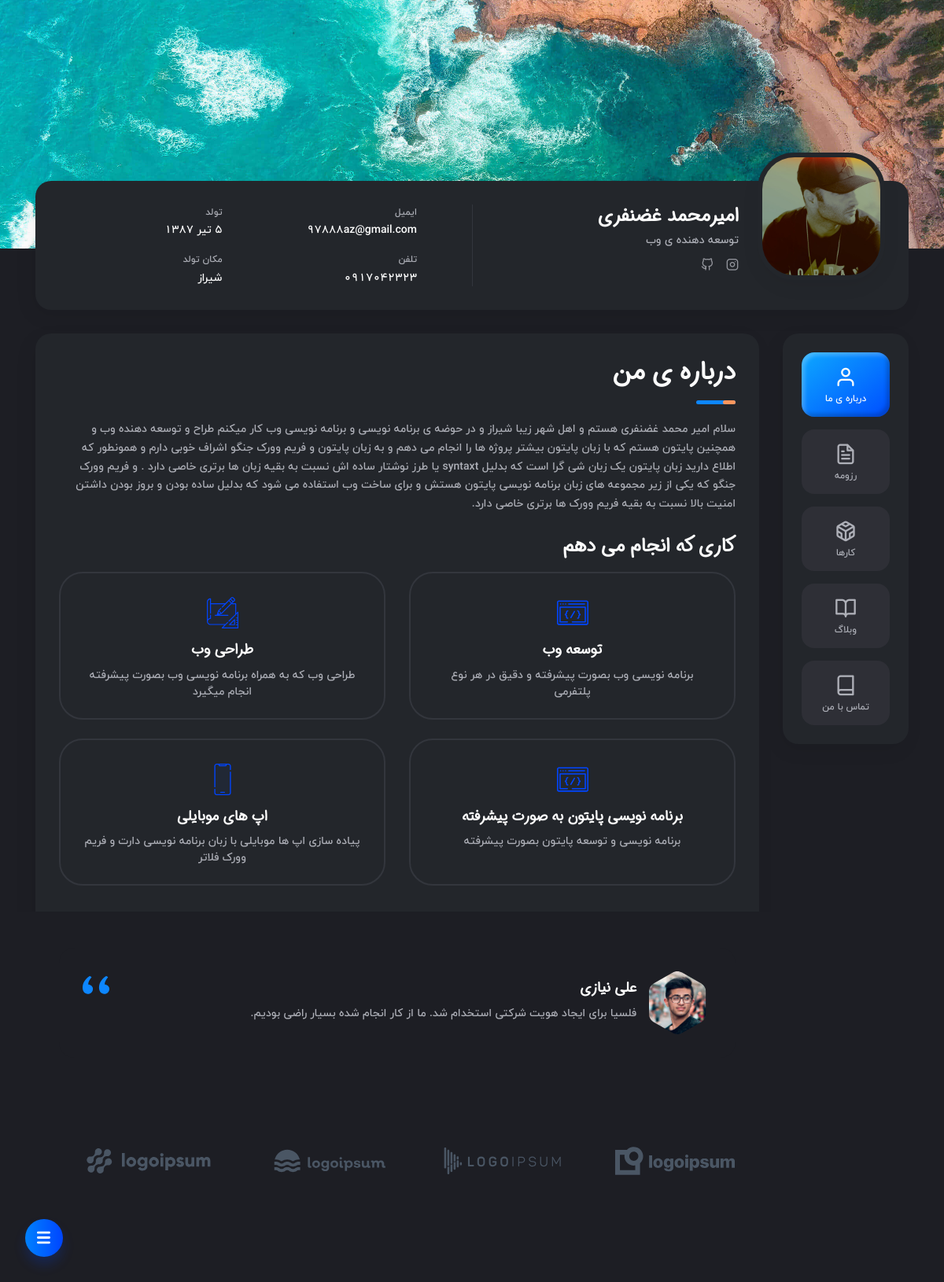
The page / on the database its author committed.
### account/models.py (models this page shows, shortened)
class User(AbstractBaseUser):
    email = models.EmailField(
        verbose_name='ادرس ایمیل',
        max_length=255,
    )
    phone = models.CharField(max_length=13 , verbose_name='شماره تلفن' , null=True , blank=True)
    earea_activity = models.CharField(max_length=150 , verbose_name='حوضه فعالیت' , null=True , blank=True)
    username = models.CharField(max_length=150  , verbose_name='نام کاربری' , unique=True)
    fullname = models.CharField(max_length=50 , verbose_name='نام کامل' , null=True , blank=True)
    image = models.ImageField(upload_to='user/user_image')
    date_of_birth = models.CharField(max_length=100 , null=True , blank=True , verbose_name='تاریخ تولد')
    birth_place = models.CharField(max_length=100 , verbose_name='محل تولد' , null=True , blank=True)
    instagram = models.CharField(max_length=500 , null=True , blank=True , verbose_name='ادرس اینستا')
    github = models.CharField(max_length=500 , null=True , blank=True  , verbose_name='ادرس گیت هاب')
    is_active = models.BooleanField(default=True)
    is_admin = models.BooleanField(default=False)
    objects = UserManager()
    USERNAME_FIELD = 'username'
    REQUIRED_FIELDS = []
    class Meta:
        verbose_name = 'کاربر'
        verbose_name_plural ='تنضیمات قسمت کاربر '

### home_app/models.py (models this page shows, shortened)
class About(models.Model):
    about_content = models.TextField()
    class Meta:
        verbose_name = 'درباره ی من'
        verbose_name_plural ='تنضیمات قسمت درباره ی من'

class Activity(models.Model):
    image = models.FileField(upload_to='about/actitvity_image')
    title = models.CharField(max_length=100 , null=True , blank=True)
    content = models.TextField(null=True , blank=True)
    class Meta:
        verbose_name = 'فعالیت ها'
        verbose_name_plural ='تنضیمات قسمت فعالیت های من'

### home_app/views.py (the view)
# urls.py: path('' , views.TestView.as_view() , name="main")
class TestView(TemplateView):
    template_name = "home_app/index.html"
    def get_context_data(self ,*args , **kwargs):
        context = super().get_context_data(*args , **kwargs)
        context['about'] = About.objects.all()
        context['activity'] = Activity.objects.all()
        context['user'] = User.objects.all()
        return context

### home_app/templates/home_app/index.html (shortened to what this page needs)
{% extends "base.html"%}
{% load static %}
{% block content %}
<div class="col-12 col-md-12 col-lg-10">
<div class="box box-content">
    <div class="pb-0 pb-sm-2">
        <h1 class="title title--h1 first-title title__separate">درباره ی من</h1>
        {% for content in about %}
        <p>{{content.about_content}}</p>
        {% endfor %}
    </div>
    <div class="mt-1">
        <h2 class="title title--h3">کاری که انجام می دهم</h2>
        <div class="row">
            {% for item in activity %}
            <div class="col-12 col-lg-6">
                <div class="case-item">
                    <img class="case-item__icon" src="{{item.image.url}}" alt="" />
                    <div>
                        <h3 class="title title--h4">{{item.title}}</h3>
                        <p class="case-item__caption">{{item.content}}</p>
                    </div>
                </div>
            </div>
            {% endfor %}
        </div>
    </div>
    <div class="mt-2">
        <h2 class="title title--h3">نظرات</h2>
        <div class="swiper-container js-carousel-review">
            <div class="swiper-wrapper">
                <div class="swiper-slide review-item">
                    <svg class="avatar avatar--80" viewBox="0 0 84 84">
                        <g class="avatar__hexagon">
                            <image xlink:href="{% static "img/avatar-2.jpg" %}" height="100%" width="100%" />
                        </g>
                    </svg>
                    <div class="review-item__textbox">
                        <h4 class="title title--h5">علی نیازی</h4>
                        <p class="review-item__caption">فلسیا برای ایجاد هویت شرکتی استخدام شد. ما از کار انجام شده بسیار راضی بودیم.</p>
                    </div>
                </div>
            </div>
            <div class="swiper-pagination"></div>
        </div>
    </div>
    <div class="mt-4">
        <h2 class="title title--h3">مشتری ها</h2>
        <div class="swiper-container js-carousel-clients">
            <div class="swiper-wrapper">
                <div class="swiper-slide">
                    <a href="#"><img src="{% static "img/logo-1.svg" %}" alt="Logo" /></a>
                </div>
                <div class="swiper-slide">
                    <a href="#"><img src="{% static "img/logo-2.svg" %}" alt="Logo" /></a>
                </div>
                <div class="swiper-slide">
                    <a href="#"><img src="{% static "img/logo-3.svg" %}" alt="Logo" /></a>
                </div>
                <div class="swiper-slide">
                    <a href="#"><img src="{% static "img/logo-4.svg" %}" alt="Logo" /></a>
                </div>
            </div>
            <div class="swiper-pagination"></div>
        </div>
    </div>
</div>
{% endblock %}

### templates/base.html (shortened to what this page needs)
{% load static %}
<!DOCTYPE html>
<html lang="fa">
<head>
	<link rel="stylesheet" type="text/css" href="{% static "styles/style-rtl-demo.css" %}"/>
	<link rel="stylesheet" type="text/css" href="{% static "styles/style-dark.css" %}"/>
	<link rel="stylesheet" type="text/css" href="{% static "styles/style-rtl.css" %}"/>
	<link rel="stylesheet" type="text/css" href="{% static "styles/scrool.css" %}"/>
    <link rel="stylesheet" type="text/css" href="{% static "demo/style-demo.css" %}"/>
</head>
<body>
    <main class="main">
		<div class="header-image">
		    <div class="js-parallax" style="background-image: url('{% static "img/image_header.jpg" %}');"></div>
		</div>
	    <div class="container gutter-top">
		    {% for data in user %}
			<header class="header box">
			    <div class="header__left">
				    <div class="header__photo">
					    <img class="header__photo-img" src="{{data.image.url}}" alt="Ronald Robertson">
					</div>
					<div class="header__base-info">
					    <h4 class="title titl--h4">{{data.fullname}}</h4>
						<div class="status">{{data.earea_activity}}</div>
						<ul class="header__social">
							<li><a href="{{data.instagram}}"><i class="font-icon icon-instagram1"></i></a></li>
							<li><a href="{{data.github}}"><i class="font-icon icon-github1"></i></a></li>
						</ul>
					</div>
				</div>
				<div class="header__right">
				    <ul class="header__contact">
					    <li><span class="overhead">ایمیل</span>{{data.email}}</li>
						<li><span class="overhead">تلفن</span>{{data.phone}}</li>
					</ul>
					<ul class="header__contact">
					    <li><span class="overhead">تولد</span>{{data.date_of_birth}}</li>
						<li><span class="overhead">مکان تولد</span>{{data.birth_place}}</li>
					</ul>
				</div>
			</header>
		    {% endfor %}
			<div class="row sticky-parent">
                <aside class="col-12 col-md-12 col-lg-2">
				    <div class="sidebar box sticky-column">
	                    <ul class="nav">
                            <li class="nav__item"><a class="{% if request.resolver_match.url_name == 'main'%}active{% endif %}" href="{% url 'home:main' %}"><i class="icon-user"></i>درباره ی ما</a></li>
							<li class="nav__item"><a class="{% if request.resolver_match.url_name == 'resume'%}active{% endif %}" href="{% url 'resume:resume' %}"><i class="icon-file-text"></i>رزومه</a></li>
                            <li class="nav__item"><a class="{% if request.resolver_match.url_name == 'main_work'%}active{% endif %}" href="{% url 'work:main_work' %}"><i class="icon-codesandbox"></i> کارها</a></li>
                            <li class="nav__item"><a href="blog.html"><i class="icon-book-open"></i>وبلاگ</a></li>
                            <li class="nav__item"><a href="contact.html"><i class="icon-book"></i>تماس با من</a></li>
                        </ul>
					</div>
		        </aside>
{% block content %}
{% endblock %}
<footer class="footer">© 2023 Amirmohammad ghazanfari</footer>
</div>
</div>
</div>
</main>
<div class="btnSlideNav slideOpen"></div>
</body>
</html>

### assets/styles/style-dark.css (style rules this page uses)
body { background: #1D1E24; color: #AEB0B8; }
h1, h2, h3, h4, h5, h6 { color: #FCFCFC; }
.title__separate::before { background-color: #0D86FF; }
.overhead { color: #AEB0B8; }
.header__left::before { background-color: #33363D; }
.header__photo { background-color: #23262B; border-color: #23262B; }
.header__social a { color: #93959C; }
.header__contact { color: #FCFCFC; }
.box { background-color: #23262B; box-shadow: -4px 8px 24px rgba(0, 0, 0, 0.07); }
.case-item { border-color: #33363D; }
.nav__item a { background-color: #2E2F36; color: #AEB0B8; }
.nav__item a.active { background-image: linear-gradient(142.17deg, #0DA2FF 6.66%, #0055FF 91.48%); box-shadow: inset -4px -4px 5px rgba(0, 0, 0, 0.2), inset 4px 4px 5px rgba(255, 255, 255, 0.23); color: #FCFCFC; }
.footer { color: #93959C; }
.review-item { background-color: #1D1E24; background-image: url(../icons/icon-quote-dark.svg); }

### assets/styles/style-rtl.css (style rules this page uses)
body { direction: rtl; text-align: right; font-family:'IRY' ; }
* { letter-spacing: 0!important; }
.title__separate::before, .title__separate::after { left: auto; right: 0; }
.header__left { padding-left: 1.875rem; padding-right: 0; }
.header__left::before { left: 0; right: auto; }
.header__right { padding-left: 0; padding-right: 1.875rem; }
.header__base-info { margin-left: 0; margin-right: 1.5rem; }
.header__social li { margin-left: 1rem; margin-right: 0; }
.header__social li:last-child { margin-left: 0; }
.review-item { background-position: left 1.875rem top 1.875rem; }
.review-item__textbox { margin-left: 0; margin-right: 1rem; }

### assets/demo/style-demo.css (style rules this page uses)
.btnSlideNav { position: absolute; display: flex; align-items: center; justify-content: center; user-select: none; cursor: pointer; }
.slideOpen { background: linear-gradient(to right, #0081ff 0%, #0045ff 100%); border-radius: 50%; box-shadow: 0 10px 15px rgba(0, 69, 255, 0.2); bottom: 2rem; left: 2rem; width: 48px; height: 48px; position: fixed; opacity: 1; transition: all .3s ease-in; z-index: 1010; }
.slideOpen::before { background-image: url("iconSideMenu.svg"); background-position: center; background-size: 36%; content: ''; position: absolute; top: 0; left: 0; height: 100%; width: 100%; }

### rows shown on the page
User: image (picture), fullname "امیرمحمد غضنفری", earea_activity "توسعه دهنده ی وب", email "97888az@gmail.com", phone "0917042323", date_of_birth "5 تیر 1387", birth_place "شیراز"
About: about_content "سلام امیر محمد غضنفری هستم و اهل شهر زیبا شیراز و در حوضه ی برنامه نویسی و برنامه نویسی وب کار میکنم طراح و توسعه دهنده وب و همچنین پایتون هستم که با زبان پایتون بیشتر پروژه ها را انجام می دهم و به زبان پایتون و فریم وورک جنگو اشراف خوبی دارم و همونطور که اطلاع دارید زبان پایتون یک زبان شی گرا است که بدلیل syntaxt یا طرز نوشتار ساده اش نسبت به بقیه زبان ها برتری خاصی دارد . و فریم وورک جنگو که یکی از زیر مجموعه های زبان برنامه نویسی پایتون هستش و برای ساخت وب استفاده می شود که بدلیل ساده بودن و بروز بودن داشتن امنیت بالا نسبت به بقیه فریم وورک ها برتری خاصی دارد."
Activity: image (picture), title "توسعه وب", content "برنامه نویسی وب بصورت پیشرفته و دقیق در هر نوع پلتفرمی"
Activity: image (picture), title "طراحی وب", content "طراحی وب که به همراه برنامه نویسی وب بصورت پیشرفته انجام میگیرد"
Activity: image (picture), title "برنامه نویسی پایتون به صورت پیشرفته", content "برنامه نویسی و توسعه پایتون بصورت پیشرفته"
Activity: image (picture), title "اپ های موبایلی", content "پیاده سازی اپ ها موبایلی با زبان برنامه نویسی دارت و فریم وورک فلاتر"
